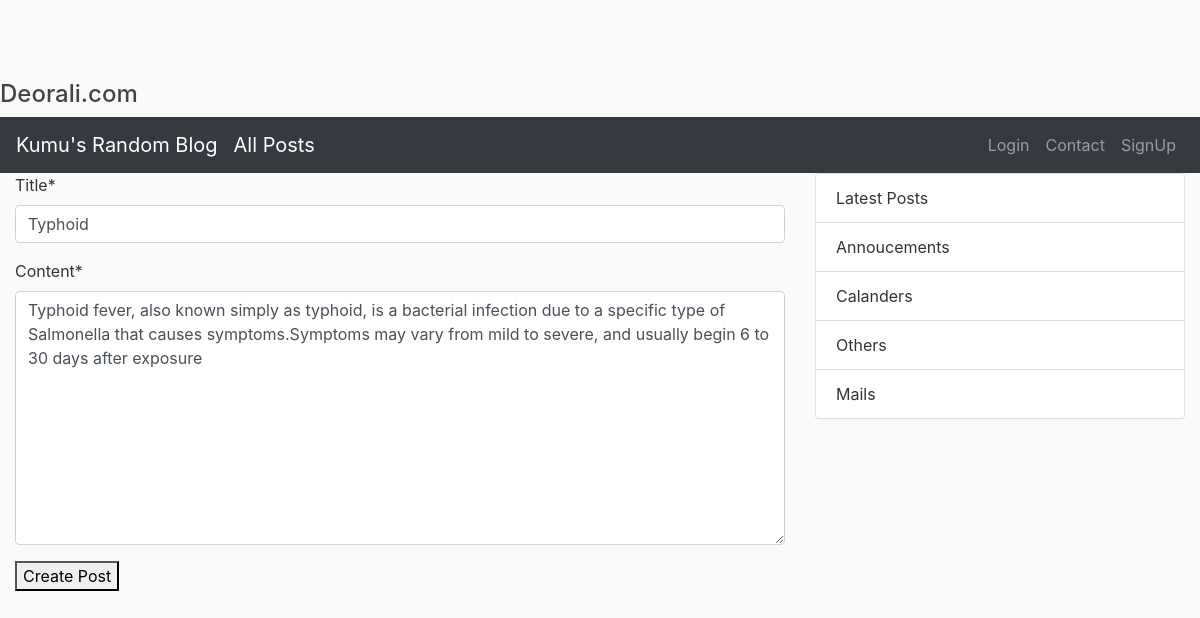
/postupdate/4/, run on the app's committed database.
### blogs/models.py (models this page shows, shortened)
class Post(models.Model):
	title=models.CharField(max_length=100)
	content=models.TextField()
	date_post=models.DateTimeField(default=timezone.now)
	author=models.ForeignKey(User, on_delete=models.CASCADE)

### blogs/views.py (the view, shortened to what this page needs)
# urls.py: path('postupdate/<int:pk>/',PostUpdaeView.as_view(),name='postupdate'),
class PostUpdaeView(UpdateView):
	model=Post
	template_name='blogs/post_form.html'
	context_object_name='form'
	fields=['title','content']

### blogs/templates/blogs/post_form.html (shortened to what this page needs)
{% extends 'blogs/base.html'%}
{% block content %}
{% load crispy_forms_tags %}
<form method='post'>
{{form|crispy}}
<button type="submit">Create Post</button>
</form>
{% endblock %}

### blogs/templates/blogs/base.html (style rules this page uses)
body { background: #fafafa; color: #333333; margin-top: 5rem; }

### data on the page
Post: title "Typhoid", content "Typhoid fever, also known simply as typhoid, is a bacterial infection due to a specific type of Salmonella that causes symptoms.Symptoms may vary from mild to severe, and usually begin 6 to 30 days after exposure"
